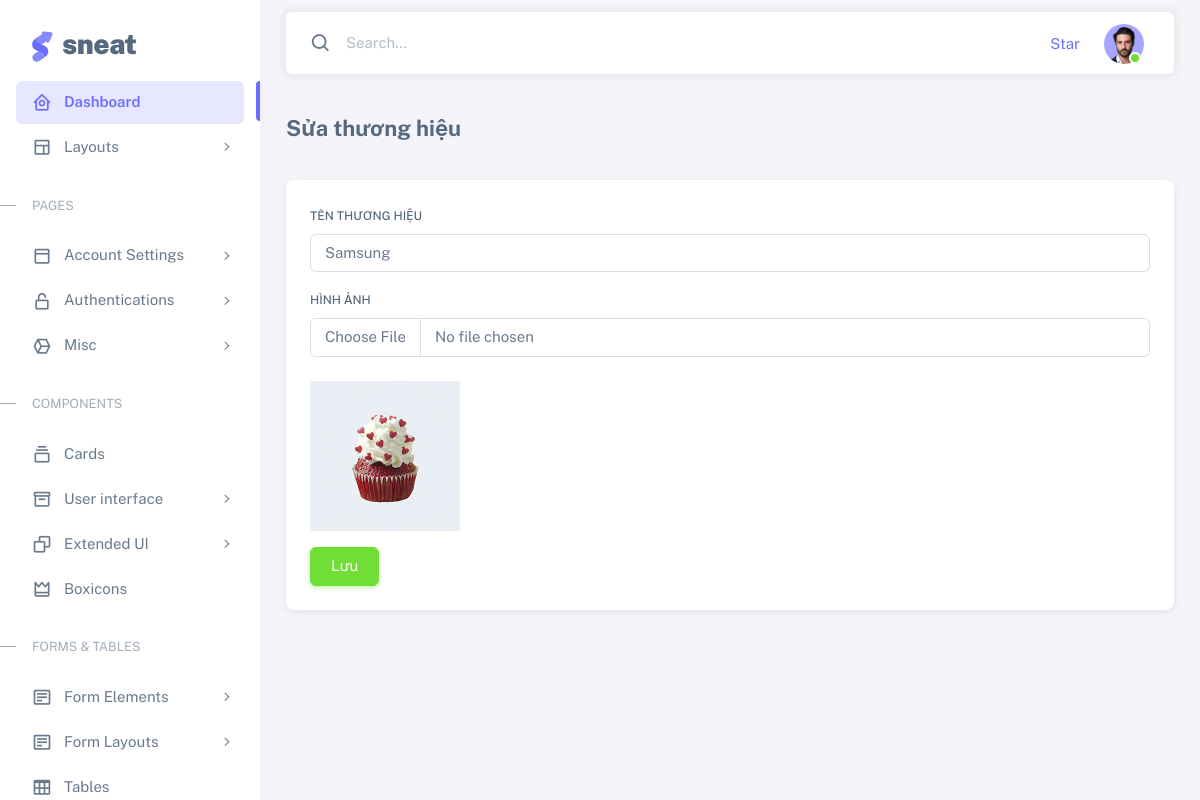
The page /admin/html/brand_update.php?id=88 (signed in) on the database its author committed.
### tables this page shows
CREATE TABLE `brands` (
  `BrandId` int(11) NOT NULL,
  `BrandName` varchar(255) NOT NULL,
  `Image` varchar(255) NOT NULL,
  `Status` int(1) NOT NULL DEFAULT 1
);

### admin/html/brand_update.php (the view, shortened to what this page needs)
<?php
include($_SERVER['DOCUMENT_ROOT'] . "/admin/inc/header.php");
include($_SERVER['DOCUMENT_ROOT'] . "/database/connect.php");
if (isset($_GET['id'])) {
    $id = $_GET['id'];
    $query = "SELECT * FROM Brands WHERE BrandId = '$id'";
    $data = mysqli_query($conn, $query);
    $brand = mysqli_fetch_assoc($data);
}
?>
<div class="content-wrapper">
    <div class="container-xxl flex-grow-1 container-p-y">
        <h4 class="fw-bold py-3 mb-4"> Sửa thương hiệu</h4>
        <div class="row">
            <div class="col-xl">
                <div class="card mb-4">
                    <div class="card-body">
                        <form method="POST" enctype="multipart/form-data">
                            <div class="mb-3">
                                <label class="form-label" for="name">Tên thương hiệu</label>
                                <input type="text" class="form-control" id="name" name="name" value="<?php echo $brand['BrandName'] ?>" />
                            </div>
                            <div class="mb-3">
                                <div class="form-group">
                                    <label class="form-label" for="image">Hình ảnh</label>
                                    <input type="file" class="form-control mb-4" id="image" name="image" />
                                    <img src="..//uploads//<?php echo $brand['Image'] ?>" alt="" width="150">
                                </div>
                            </div>
                            <button type="submit" name='submit' class="btn btn-success">Lưu</button>
                        </form>
                    </div>
                </div>
            </div>
        </div>
    </div>
</div>
<?php
include($_SERVER["DOCUMENT_ROOT"] . '/admin/inc/footer.php');
?>

### rows shown on the page
brands: name "Samsung", Image (picture)
